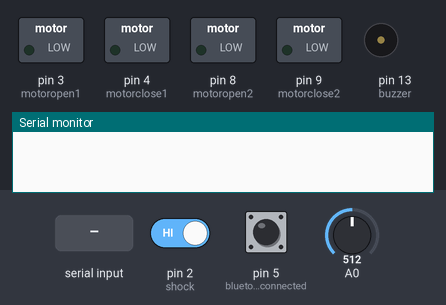
Bench run of a sketch on a simulated Arduino Uno, built with avr-gcc and run on an emulated ATmega328P. Shown: switched loads named in the sketch (green lamp = pin HIGH), buzzer (waves = sounding, pin HIGH), the last lines printed to the serial monitor. The inputs (shaded band) are chosen by the test bench; at power-on: pin 2 (shock) HIGH, pin 5 (bluetoothconnected) HIGH, A0 = 512.

Above: at 2.8 s.
2.9 s: "1" received over the second serial link
At 4.3 s:
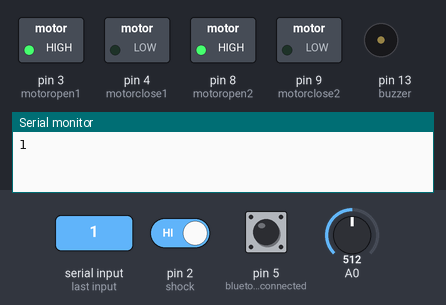
6.5 s: pin 2 (shock) driven LOW
At 7.4 s:
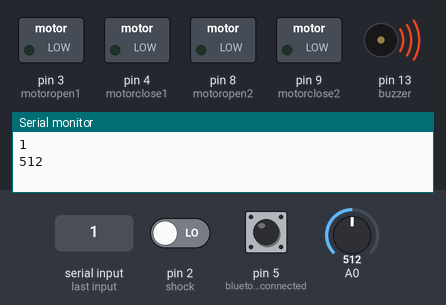
8.5 s: "2" received over the second serial link
At 9.4 s:
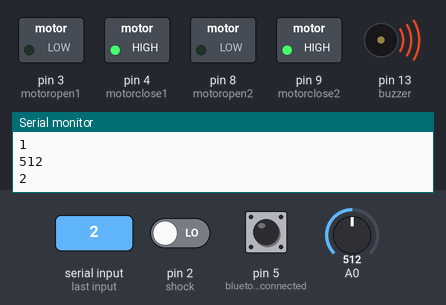
12.5 s: "1" received over the second serial link
At 14.2 s:
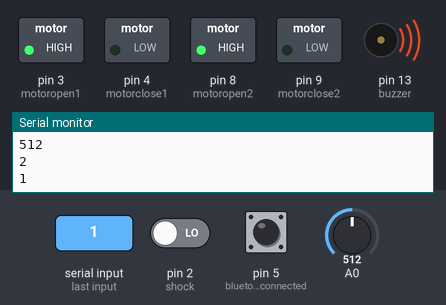
Timing chart, 0 to 16.6 s (numbered marks = the images above; inputs shaded):
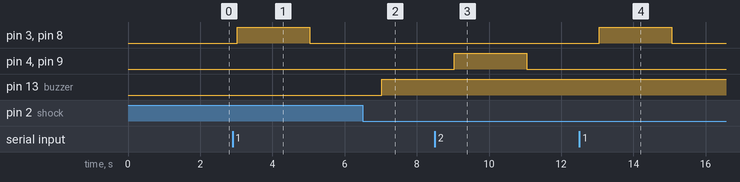

Measured:
- after the input at 2.9 s, pin 3 (motoropen1), pin 8 (motoropen2): LOW → HIGH after 0.12 s, → LOW 2.0 s later
- after the input at 6.5 s, pin 13 (buzzer): LOW → HIGH after 0.53 s
- after the input at 8.5 s, pin 4 (motorclose1), pin 9 (motorclose2): LOW → HIGH after 0.53 s, → LOW 2.0 s later
- after the input at 12.5 s, pin 3 (motoropen1), pin 8 (motoropen2): LOW → HIGH after 0.55 s, → LOW 2.0 s later

The sketch:

arduinocodepresentation.ino
```cpp
#include <SoftwareSerial.h>

//buzzer
int buzzer = 13;
bool shockmemorie = false;

//shock
int shock = 2;
int val;

//motor
int motoropen1 = 3;
int motorclose1 = 4;
int motoropen2 = 8;
int motorclose2 = 9;
bool moving = false;

//bluetooth
SoftwareSerial bluetooth(10, 11);
int bluetoothconnected = 5;
bool lockedorunlocked = false;
bool previouslyconnected = false;

void setup() {

 //buzzer
 pinMode(buzzer, OUTPUT);

 //Shock
 pinMode (shock, INPUT);

 //motor
 pinMode( motoropen1,OUTPUT);
 pinMode( motorclose1,OUTPUT);
 pinMode( motoropen2,OUTPUT);
 pinMode( motorclose2,OUTPUT);

 //bluetooth
 Serial.begin(9600);
 bluetooth.begin(9600);
 pinMode(bluetoothconnected, INPUT_PULLUP);

}

void loop() {

 //buzzer and Shock
 val = digitalRead (shock);
	if (val == LOW && lockedorunlocked) {
    shockmemorie = true;
    if(shockmemorie){
     digitalWrite(buzzer, HIGH);
    }
	}


 //motor
 if (bluetooth.available()) {
    char receivedChar = bluetooth.read();
    Serial.println(receivedChar);


    if (receivedChar == '1') {
      digitalWrite(motoropen1, HIGH);
      digitalWrite(motoropen2, HIGH);
      digitalWrite(motorclose1, LOW);
      digitalWrite(motorclose2, LOW);
      bluetooth.println("locking bike");
      moving = true;
      delay(2000);
      digitalWrite(motoropen1, LOW);
      digitalWrite(motoropen2, LOW);
      lockedorunlocked = true;
      if (moving){
        int sensorValue = analogRead(A0);
  Serial.println(sensorValue);
      if (sensorValue > 1020) {
       digitalWrite(motoropen1, LOW);
       digitalWrite(motoropen2, LOW);
       digitalWrite(motorclose1, HIGH);
       digitalWrite(motorclose2, HIGH);
       bluetooth.println("Locking failed. Remove blockage and lock again");
  }
  }
      moving = false;
    } else if (receivedChar == '0') {
      digitalWrite(motoropen1, LOW);
      digitalWrite(motoropen2, LOW);
      digitalWrite(motorclose1, LOW);
      digitalWrite(motorclose2, LOW);
      bluetooth.println("LED is OFF");
    } else if (receivedChar == '2') {
       digitalWrite(motoropen1, LOW);
       digitalWrite(motoropen2, LOW);
      digitalWrite(motorclose1, HIGH);
      digitalWrite(motorclose2, HIGH);
      bluetooth.println("opening bike");
      delay(2000);
      digitalWrite(motorclose1, LOW);
      digitalWrite(motorclose2, LOW);
      lockedorunlocked = false;

    }
    if (receivedChar == '3'){
      shockmemorie = false;
      digitalWrite(buzzer, LOW);
      bluetooth.println("Alarm Muted");
    }
  }


  int outputstate = digitalRead(bluetoothconnected);
  if (outputstate == HIGH) {
    delay(1000);
    if (lockedorunlocked && !previouslyconnected) {
      bluetooth.println("Bike is locked");
      previouslyconnected = true;
    } else if (!lockedorunlocked && !previouslyconnected){
      bluetooth.println("Bike is unlocked");
      previouslyconnected = true;
    }
  } else {
   previouslyconnected = false;
  }
}
```
